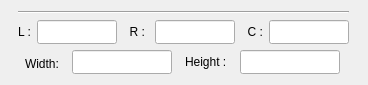
<?xml version="1.0" encoding="UTF-8"?>
<ui version="4.0">
 <class>Form</class>
 <widget class="QWidget" name="Form">
  <property name="geometry">
   <rect>
    <x>0</x>
    <y>0</y>
    <width>368</width>
    <height>85</height>
   </rect>
  </property>
  <property name="windowTitle">
   <string>Form</string>
  </property>
  <layout class="QGridLayout" name="gridLayout">
   <item row="0" column="0">
    <widget class="Line" name="line">
     <property name="orientation">
      <enum>Qt::Horizontal</enum>
     </property>
    </widget>
   </item>
   <item row="1" column="0">
    <layout class="QHBoxLayout" name="horizontalLayout">
     <item>
      <widget class="QLabel" name="label_6">
       <property name="sizePolicy">
        <sizepolicy hsizetype="Preferred" vsizetype="Fixed">
         <horstretch>0</horstretch>
         <verstretch>0</verstretch>
        </sizepolicy>
       </property>
       <property name="minimumSize">
        <size>
         <width>0</width>
         <height>24</height>
        </size>
       </property>
       <property name="maximumSize">
        <size>
         <width>16777215</width>
         <height>24</height>
        </size>
       </property>
       <property name="text">
        <string>L :</string>
       </property>
      </widget>
     </item>
     <item>
      <widget class="QLineEdit" name="length">
       <property name="sizePolicy">
        <sizepolicy hsizetype="Fixed" vsizetype="Fixed">
         <horstretch>0</horstretch>
         <verstretch>0</verstretch>
        </sizepolicy>
       </property>
       <property name="minimumSize">
        <size>
         <width>80</width>
         <height>24</height>
        </size>
       </property>
       <property name="maximumSize">
        <size>
         <width>80</width>
         <height>24</height>
        </size>
       </property>
      </widget>
     </item>
     <item>
      <widget class="QLabel" name="label_7">
       <property name="sizePolicy">
        <sizepolicy hsizetype="Preferred" vsizetype="Fixed">
         <horstretch>0</horstretch>
         <verstretch>0</verstretch>
        </sizepolicy>
       </property>
       <property name="minimumSize">
        <size>
         <width>0</width>
         <height>24</height>
        </size>
       </property>
       <property name="maximumSize">
        <size>
         <width>16777215</width>
         <height>24</height>
        </size>
       </property>
       <property name="text">
        <string>  R : </string>
       </property>
      </widget>
     </item>
     <item>
      <widget class="QLineEdit" name="row">
       <property name="sizePolicy">
        <sizepolicy hsizetype="Fixed" vsizetype="Fixed">
         <horstretch>0</horstretch>
         <verstretch>0</verstretch>
        </sizepolicy>
       </property>
       <property name="minimumSize">
        <size>
         <width>80</width>
         <height>24</height>
        </size>
       </property>
       <property name="maximumSize">
        <size>
         <width>80</width>
         <height>24</height>
        </size>
       </property>
      </widget>
     </item>
     <item>
      <widget class="QLabel" name="label_8">
       <property name="sizePolicy">
        <sizepolicy hsizetype="Preferred" vsizetype="Fixed">
         <horstretch>0</horstretch>
         <verstretch>0</verstretch>
        </sizepolicy>
       </property>
       <property name="minimumSize">
        <size>
         <width>0</width>
         <height>24</height>
        </size>
       </property>
       <property name="maximumSize">
        <size>
         <width>16777215</width>
         <height>24</height>
        </size>
       </property>
       <property name="text">
        <string>  C :</string>
       </property>
      </widget>
     </item>
     <item>
      <widget class="QLineEdit" name="column">
       <property name="sizePolicy">
        <sizepolicy hsizetype="Fixed" vsizetype="Fixed">
         <horstretch>0</horstretch>
         <verstretch>0</verstretch>
        </sizepolicy>
       </property>
       <property name="minimumSize">
        <size>
         <width>80</width>
         <height>24</height>
        </size>
       </property>
       <property name="maximumSize">
        <size>
         <width>80</width>
         <height>24</height>
        </size>
       </property>
       <property name="text">
        <string/>
       </property>
      </widget>
     </item>
    </layout>
   </item>
   <item row="2" column="0">
    <layout class="QHBoxLayout" name="horizontalLayout_5">
     <item>
      <widget class="QLabel" name="label_15">
       <property name="enabled">
        <bool>true</bool>
       </property>
       <property name="sizePolicy">
        <sizepolicy hsizetype="Fixed" vsizetype="Fixed">
         <horstretch>0</horstretch>
         <verstretch>0</verstretch>
        </sizepolicy>
       </property>
       <property name="minimumSize">
        <size>
         <width>0</width>
         <height>24</height>
        </size>
       </property>
       <property name="maximumSize">
        <size>
         <width>16777215</width>
         <height>20</height>
        </size>
       </property>
       <property name="text">
        <string>Width:</string>
       </property>
      </widget>
     </item>
     <item>
      <widget class="QLineEdit" name="module_width_7">
       <property name="enabled">
        <bool>true</bool>
       </property>
       <property name="sizePolicy">
        <sizepolicy hsizetype="Preferred" vsizetype="Fixed">
         <horstretch>0</horstretch>
         <verstretch>0</verstretch>
        </sizepolicy>
       </property>
       <property name="minimumSize">
        <size>
         <width>100</width>
         <height>24</height>
        </size>
       </property>
       <property name="maximumSize">
        <size>
         <width>0</width>
         <height>24</height>
        </size>
       </property>
       <property name="text">
        <string/>
       </property>
      </widget>
     </item>
     <item>
      <widget class="QLabel" name="label_16">
       <property name="enabled">
        <bool>true</bool>
       </property>
       <property name="sizePolicy">
        <sizepolicy hsizetype="Fixed" vsizetype="Fixed">
         <horstretch>0</horstretch>
         <verstretch>0</verstretch>
        </sizepolicy>
       </property>
       <property name="minimumSize">
        <size>
         <width>0</width>
         <height>24</height>
        </size>
       </property>
       <property name="maximumSize">
        <size>
         <width>16777215</width>
         <height>24</height>
        </size>
       </property>
       <property name="text">
        <string>Height :</string>
       </property>
      </widget>
     </item>
     <item>
      <widget class="QLineEdit" name="module_width_8">
       <property name="enabled">
        <bool>true</bool>
       </property>
       <property name="sizePolicy">
        <sizepolicy hsizetype="Preferred" vsizetype="Preferred">
         <horstretch>0</horstretch>
         <verstretch>0</verstretch>
        </sizepolicy>
       </property>
       <property name="minimumSize">
        <size>
         <width>100</width>
         <height>24</height>
        </size>
       </property>
       <property name="maximumSize">
        <size>
         <width>0</width>
         <height>24</height>
        </size>
       </property>
       <property name="text">
        <string/>
       </property>
      </widget>
     </item>
    </layout>
   </item>
  </layout>
 </widget>
 <resources/>
 <connections/>
</ui>
